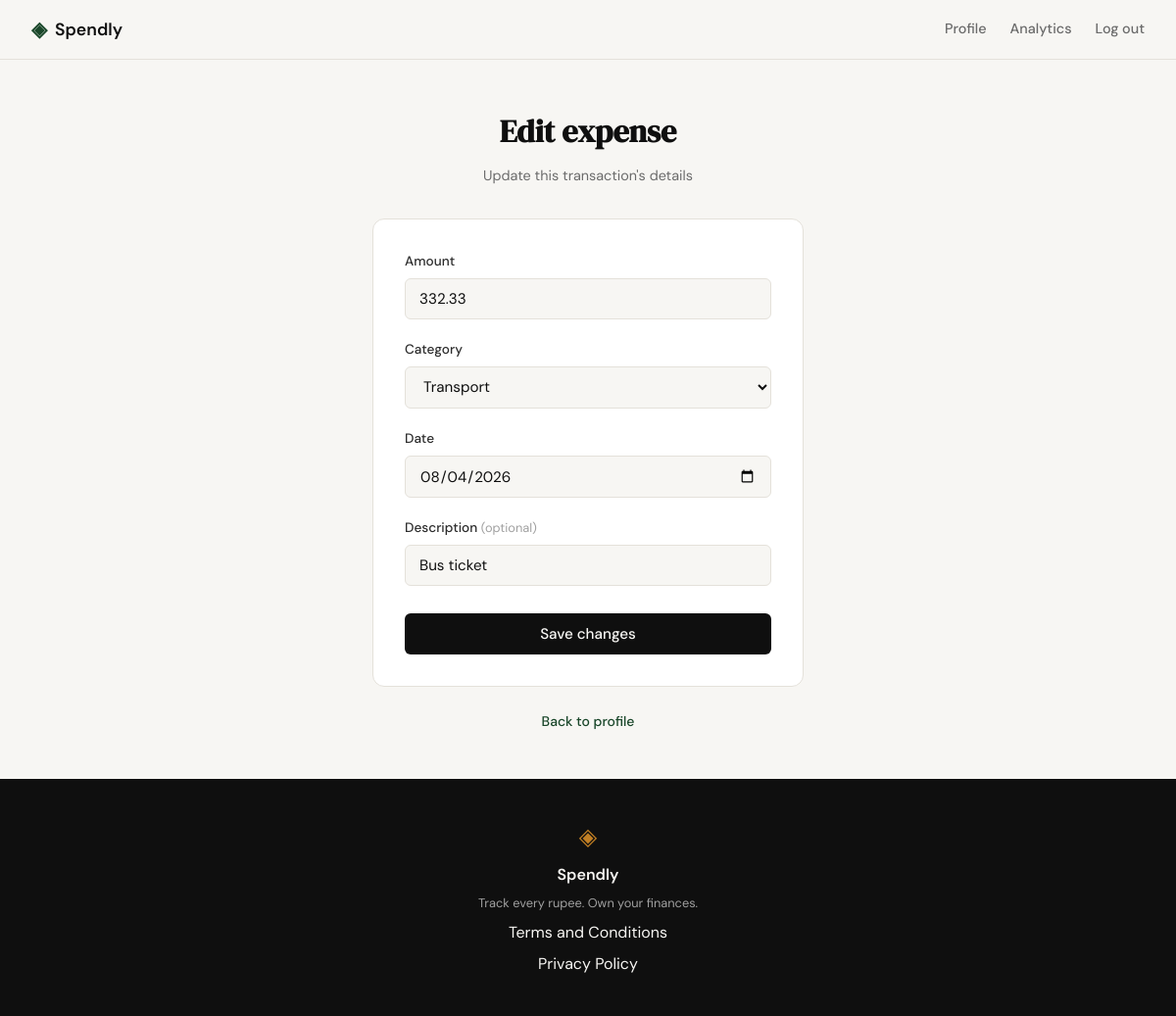
The page /expenses/23/edit (signed in) on the database as committed earlier.
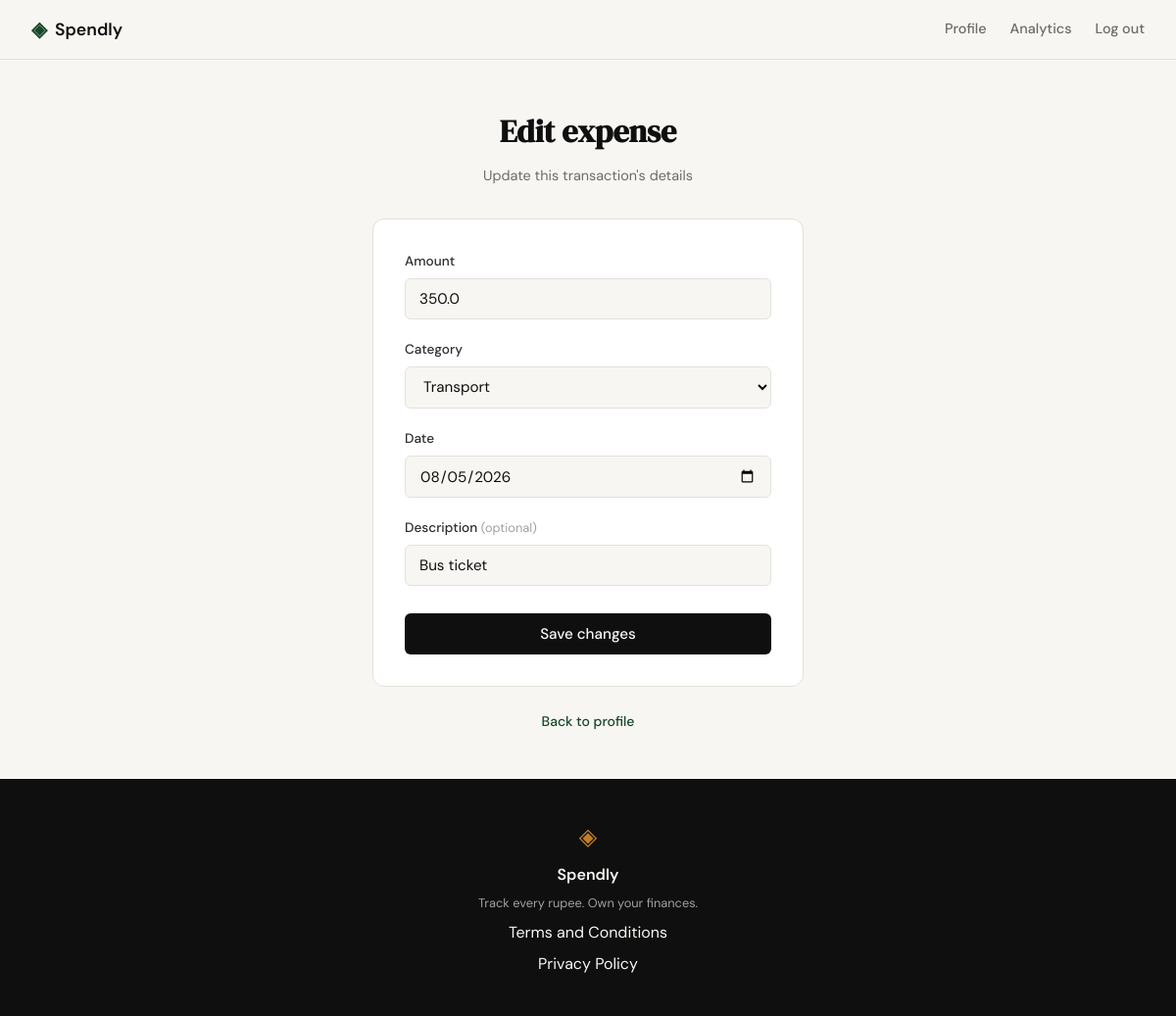
The same page on the database as committed later.
### tables this page shows
CREATE TABLE expenses (
            id          INTEGER PRIMARY KEY AUTOINCREMENT,
            user_id     INTEGER NOT NULL REFERENCES users(id),
            amount      REAL    NOT NULL,
            category    TEXT    NOT NULL,
            date        TEXT    NOT NULL,
            description TEXT,
            created_at  TEXT    DEFAULT (datetime('now'))
        );

### app.py (the view, shortened to what this page needs)
@app.route("/expenses/<int:id>/edit", methods=["GET", "POST"])
def edit_expense(id):
    if not session.get("user_id"):
        return redirect(url_for("login"))
    user_id = session["user_id"]
    expense = queries.get_expense_by_id(id, user_id)
    if expense is None:
        abort(404)
    return render_template(
        "edit_expense.html",
        expense=expense,
        category_options=CATEGORIES,
        amount=expense["amount"],
        category=expense["category"],
        date=expense["date"],
        description=expense["description"] or "",
    )

### database/db.py (called while the page is built)
def get_db():
    conn = sqlite3.connect(
        DB_PATH,
        timeout=10,
    )
    conn.row_factory = sqlite3.Row
    conn.execute("PRAGMA foreign_keys = ON")
    conn.execute("PRAGMA busy_timeout = 10000")
    return conn

### database/queries.py (called while the page is built)
def get_expense_by_id(expense_id, user_id):
    with get_db() as conn:
        row = conn.execute(
            """
            SELECT id, amount, category, date, description
            FROM expenses
            WHERE id = ? AND user_id = ?
            """,
            (expense_id, user_id),
        ).fetchone()
    if row is None:
        return None
    return {
        "id": row["id"],
        "amount": row["amount"],
        "category": row["category"],
        "date": row["date"],
        "description": row["description"],
    }

### templates/edit_expense.html (shortened to what this page needs)
{% extends "base.html" %}
{% block head %}
<link rel="stylesheet" href="{{ url_for('static', filename='css/add_expense.css') }}">
{% endblock %}
{% block content %}
<section class="auth-section">
    <div class="auth-container">
        <div class="auth-header">
            <h1 class="auth-title">Edit expense</h1>
            <p class="auth-subtitle">Update this transaction's details</p>
        </div>
        <div class="auth-card">
            <form method="POST" action="{{ url_for('edit_expense', id=expense.id) }}">
                <div class="form-group">
                    <label for="amount">Amount</label>
                    <input type="number" id="amount" name="amount"
                           class="form-input" placeholder="0.00" step="0.01" min="0.01"
                           value="{{ amount }}" required autofocus>
                </div>
                <div class="form-group">
                    <label for="category">Category</label>
                    <select id="category" name="category" class="form-input" required>
                        {% for cat in category_options %}
                        <option value="{{ cat }}" {% if cat == category %}selected{% endif %}>{{ cat }}</option>
                        {% endfor %}
                    </select>
                </div>
                <div class="form-group">
                    <label for="date">Date</label>
                    <input type="date" id="date" name="date"
                           class="form-input" value="{{ date }}" required>
                </div>
                <div class="form-group">
                    <label for="description">Description <span class="form-optional">(optional)</span></label>
                    <input type="text" id="description" name="description"
                           class="form-input" placeholder="e.g. Groceries" value="{{ description }}">
                </div>
                <button type="submit" class="btn-submit">Save changes</button>
            </form>
        </div>
        <p class="auth-switch">
            <a href="{{ url_for('profile') }}">Back to profile</a>
        </p>
    </div>
</section>
{% endblock %}

### templates/base.html (shortened to what this page needs)
<!DOCTYPE html>
<html lang="en">
<head>
    <link rel="stylesheet" href="{{ url_for('static', filename='css/style.css') }}">
    {% block head %}{% endblock %}
</head>
<body>
    <nav class="navbar">
        <div class="nav-inner">
            <a href="{{ url_for('landing') }}" class="nav-brand">
                <span class="brand-icon">◈</span>
                <span class="brand-name">Spendly</span>
            </a>
            <div class="nav-links">
                {% if session.user_id %}
                <a href="{{ url_for('profile') }}" class="{% if request.endpoint == 'profile' %}nav-link-active{% endif %}">Profile</a>
                <a href="{{ url_for('analytics') }}" class="{% if request.endpoint == 'analytics' %}nav-link-active{% endif %}">Analytics</a>
                <a href="{{ url_for('logout') }}">Log out</a>
                {% else %}
                <a href="{{ url_for('login') }}">Sign in</a>
                <a href="{{ url_for('register') }}" class="nav-cta">Get started</a>
                {% endif %}
            </div>
        </div>
    </nav>
    <main class="main-content">
        {% block content %}{% endblock %}
    </main>
    <footer class="footer">
        <div class="footer-inner">
            <span class="brand-icon">◈</span>
            <span class="footer-name">Spendly</span>
            <p class="footer-copy">Track every rupee. Own your finances.</p>
            <a href="{{ url_for('terms') }}">Terms and Conditions</a>
            <a href="{{ url_for('privacy') }}">Privacy Policy </a>
        </div>
    </footer>
</body>
</html>

### static/css/style.css (style rules this page uses)
:root { --ink: #0f0f0f; --ink-soft: #2d2d2d; --ink-muted: #6b6b6b; --ink-faint: #a0a0a0; --paper: #f7f6f3; --paper-warm: #f0ede6; --paper-card: #ffffff; --accent: #1a472a; --accent-light: #e8f0eb; --accent-2: #c17f24; --accent-2-light: #fdf3e3; --danger: #c0392b; --danger-light: #fdecea; --border: #e4e1da; --border-soft: #eeebe4; --font-display: 'DM Serif Display', Georgia, serif; --font-body: 'DM Sans', system-ui, sans-serif; --max-width: 1200px; --auth-width: 440px; --radius-sm: 6px; --radius-md: 12px; --radius-lg: 20px; }
*, *::before, *::after { box-sizing: border-box; margin: 0; padding: 0; }
html { font-size: 16px; scroll-behavior: smooth; }
body { background: var(--paper); color: var(--ink); font-family: var(--font-body); font-size: 1rem; line-height: 1.6; -webkit-font-smoothing: antialiased; }
a { color: inherit; text-decoration: none; }
.navbar { position: sticky; top: 0; z-index: 100; background: var(--paper); border-bottom: 1px solid var(--border); padding: 0 2rem; }
.nav-inner { max-width: var(--max-width); margin: 0 auto; height: 60px; display: flex; align-items: center; justify-content: space-between; }
.nav-brand { display: flex; align-items: center; gap: 0.5rem; font-family: var(--font-body); font-weight: 600; font-size: 1.1rem; color: var(--ink); }
.brand-icon { color: var(--accent); font-size: 1.3rem; }
.brand-name { color: var(--ink); }
.nav-links { display: flex; align-items: center; gap: 1.5rem; font-size: 0.9rem; font-weight: 500; }
.nav-links a { color: var(--ink-muted); transition: color 0.2s; }
.main-content { min-height: calc(100vh - 60px - 100px); }
.auth-section { min-height: calc(100vh - 60px - 100px); display: flex; align-items: center; justify-content: center; padding: 3rem 2rem; }
.auth-container { width: 100%; max-width: var(--auth-width); }
.auth-header { text-align: center; margin-bottom: 2rem; }
.auth-title { font-family: var(--font-display); font-size: 2rem; color: var(--ink); margin-bottom: 0.5rem; }
.auth-subtitle { font-size: 0.9rem; color: var(--ink-muted); }
.auth-card { background: var(--paper-card); border: 1px solid var(--border); border-radius: var(--radius-md); padding: 2rem; margin-bottom: 1.5rem; }
.form-group { margin-bottom: 1.25rem; }
.form-group label { display: block; font-size: 0.85rem; font-weight: 500; color: var(--ink-soft); margin-bottom: 0.4rem; }
.form-input { width: 100%; padding: 0.6rem 0.875rem; border: 1px solid var(--border); border-radius: var(--radius-sm); font-family: var(--font-body); font-size: 0.95rem; color: var(--ink); background: var(--paper); outline: none; transition: border-color 0.2s; }
.form-input::placeholder { color: var(--ink-faint); }
.btn-submit { width: 100%; padding: 0.7rem; background: var(--ink); color: var(--paper); border: none; border-radius: var(--radius-sm); font-family: var(--font-body); font-size: 0.95rem; font-weight: 500; cursor: pointer; transition: background 0.2s; margin-top: 0.5rem; }
.auth-switch { text-align: center; font-size: 0.875rem; color: var(--ink-muted); }
.auth-switch a { color: var(--accent); font-weight: 500; }
.footer { background: var(--ink); color: var(--paper); padding: 2.5rem 2rem; text-align: center; }
.footer-inner { display: flex; flex-direction: column; align-items: center; gap: 0.4rem; }
.footer .brand-icon { color: var(--accent-2); font-size: 1.5rem; }
.footer-name { font-weight: 600; font-size: 1rem; }
.footer-copy { font-size: 0.8rem; color: var(--ink-faint); }

### static/css/add_expense.css (style rules this page uses)
.form-optional { color: var(--ink-faint); font-weight: 400; font-size: 0.8rem; }

Rows that differ between the two databases and show on the page:
changed expenses "Transport": amount "332.33" → "350.0"; date "08/04/2026" → "08/05/2026"
